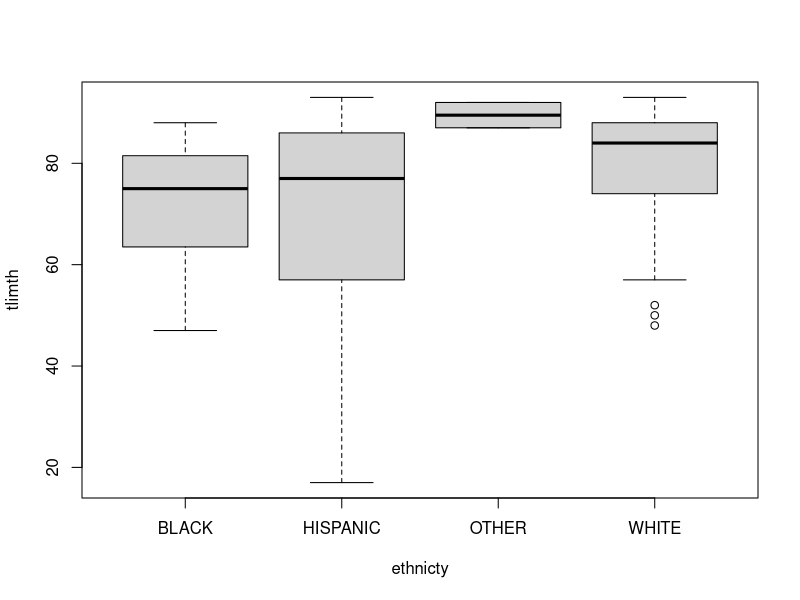
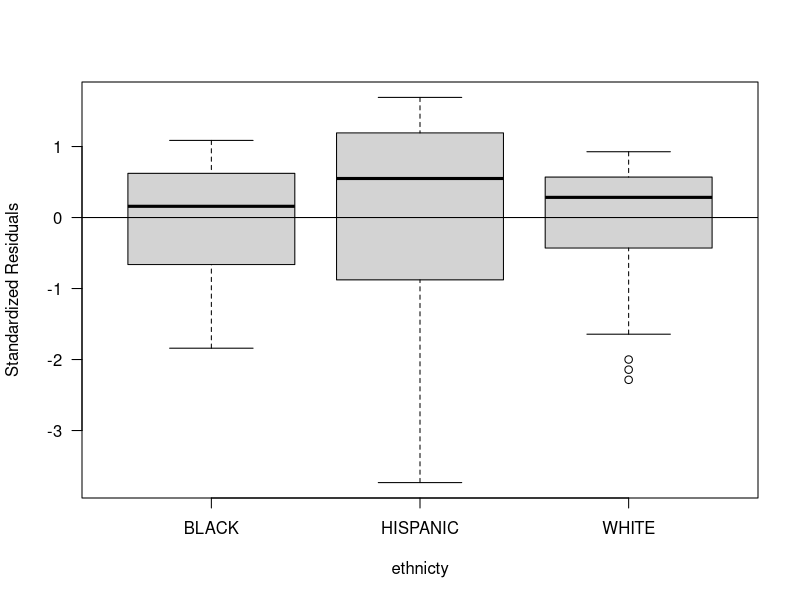
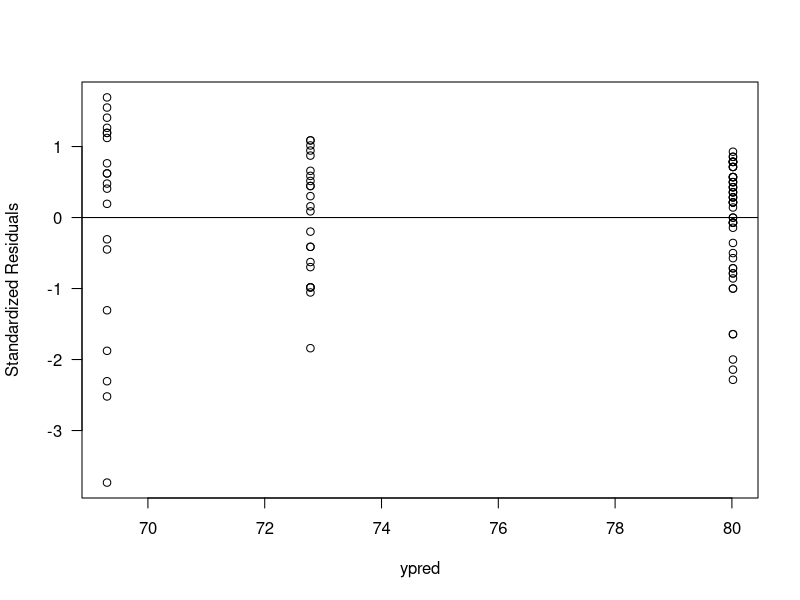
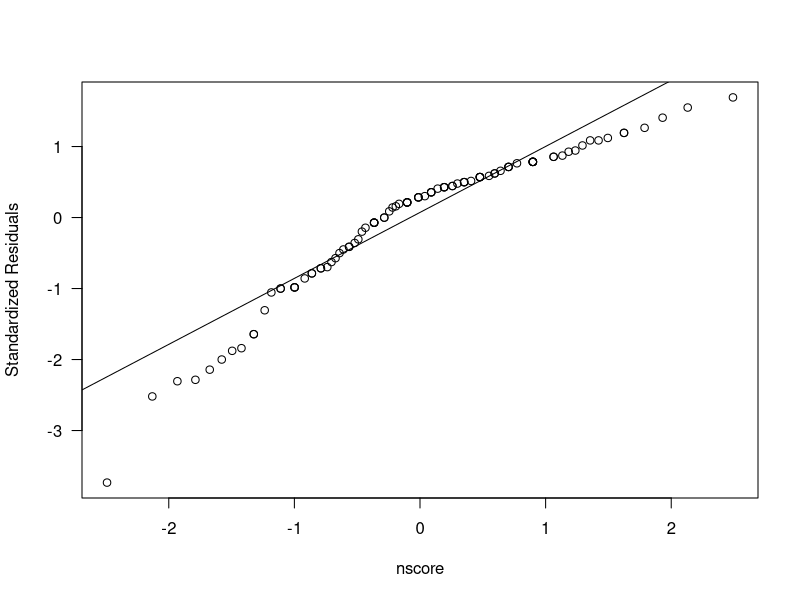
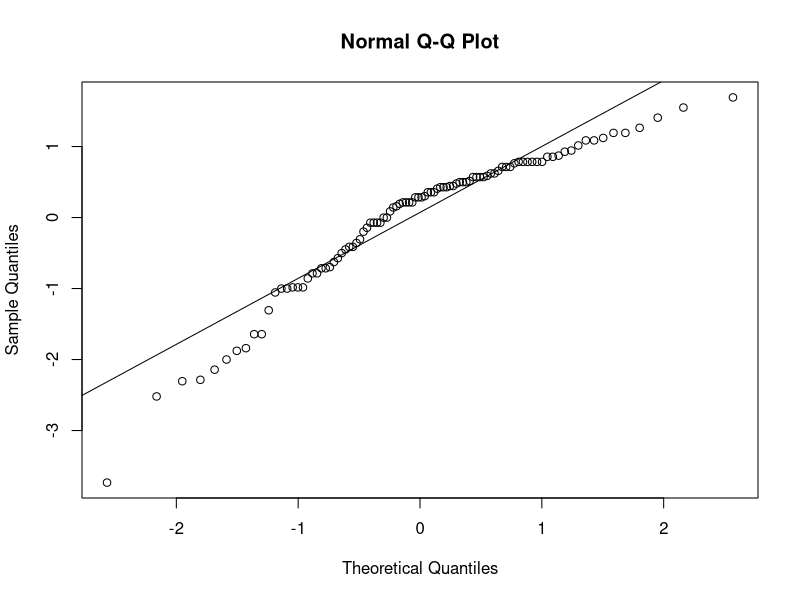

Write the R code that produced these figures, in order.
### Tek Yönlü ANOVA ### 

library(xtable)
data(tli) #tli verisini oturuma ekliyoruz.
dim(tli)
head(tli)
boxplot(tlimth ~ ethnicty, data = tli)

library(dplyr)
veri <- tli %>% 
    filter(!ethnicty == "OTHER") 
veri$ethnicty <- factor(veri$ethnicty, labels = c("BLACK", "HISPANIC", "WHITE"))

veri %>%
    group_by(ethnicty) %>%
    summarise(ort= mean(tlimth),
              sapma = sd(tlimth),
              büyüklük = n())

#aov() fonksiyonu
model1 = aov(tlimth ~ ethnicty, data = veri)
summary(model1)

#`emmeans` kütüphanesinden `lsmeans()` fonksiyonu 
# en küçük kareler ortalaması (least squares means) 
# ve bu ortalamaların güven aralığını hesaplar. 
install.packages("emmeans")
library(emmeans)
lsmEth = lsmeans(model1, "ethnicty") #ortalamaları ve güven aralığını hesaplar
levels(veri$ethnicty)
lsmEth


###################################### Ortalamaların çoklu karşılaştırılması ############################## 

#Bonferroni karşılaştırma yöntemi
summary(contrast(lsmEth, method="pairwise", adjust="bonferroni"),
        infer=c(T,T), level=0.99, side="two-sided")
# `ìnfer=c(T, T)` hem güven aralığı hem de hipotez testi sonuçlarının çıkması için.
# `adjust` komutu ile hengi yöntem kullanılacağını belirtiriz.
# Tek ve yukarı yönlü güven aralığı için `side="<"` belirtilebilir.


#Scheffè karşılaştırma yöntemi
summary(contrast(lsmEth, method="pairwise", adjust="scheffe"),
        infer=c(T,T), level=0.99, side="two-sided")

# Tukey karşılaştırma yöntemi
summary(contrast(lsmEth, method="pairwise", adjust="tukey"),
        infer=c(T,T), level=0.95, side="two-sided")

#Dunnett karşılaştırma yöntemi
#`ref=3` bağımsız değişkenin hangi grubunun kontrol grubu olduğunu belirtir.
summary(contrast(lsmEth, method="trt.vs.ctrl", adjust="mvt", ref=3), #
        infer=c(T,T), level=0.99, side="two-sided")


###################################### Örneklem büyüklüğü ############################## 
#install.packages("pwr")
library(pwr)

v = 3 #bağımsız değişken altındaki grup sayısı
del = 0.25 #istenilen ortalamalar arası fark 
sig2 = 0.007 #varsayılan en büyük hata varyansı  
alpha = 0.05 #anlamlılık düzeyi
pwr = 0.90 #istenen güç düzeyi

pwr.anova.test(k = v, sig.level = alpha, power = pwr, f = sqrt(del^2/(2*v*sig2)))


###################################### Varsayımlar ############################## 
#Bağımlı değişken aralık ya da oran ölçeğinde olmalı. 
#Bağımsız değişkenin seviyelerinin oluşturduğu örneklemler 
#    i) bağımsız evrenlerden gelmeli, 
#    ii) bağımlı değişken normal dağılım göstermeli ve bu dağılımın varyansı eşit olmalıdır.

#model1 = aov(tlimth ~ ethnicty, data = veri)

# Compute predicted values, residuals, standardized residuals, normal scores 
veri = within(veri, {
    # Compute predicted, residual, and standardized residual values 
    ypred = fitted(model1); e = resid(model1); z = e/sd(e);
    # Compute Blom’s normal scores
    n = length(e); q = rank(e); nscore = qnorm((q-0.375)/(n+0.25)) })

print(head(veri, 3), digits=4)


plot(z ~ ethnicty, data = veri, ylab = "Standardized Residuals", las=1)
abline(h=0) # Horizontal line at zero
plot(z ~ ypred, data = veri, ylab = "Standardized Residuals", las=1)
abline(h=0) # Horizontal line at zero
plot(z ~ nscore, data = veri, ylab = "Standardized Residuals", las=1)
qqline(veri$z) # Line through 1st and 3rd quantile points # A simpler way to generate the normal probability plot

#Q-Q plot, normal probability plot
qqnorm(veri$z); qqline(veri$z)

 
